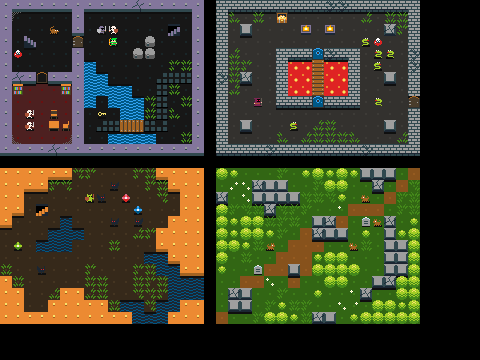

Below is a game level as drawn by its tile map, then a one-line description and the .tmx that defines it (tile-layer data replaced by summaries):
An orthogonal 40x30 tile map with 12x12 px tiles, 3 tile layers (Background, Shadows, Objects), 2 tilesets.

<map version="1.10" tiledversion="1.10.2" orientation="orthogonal" renderorder="right-down" width="40" height="30" tilewidth="12" tileheight="12" infinite="0" nextlayerid="4" nextobjectid="1">
 <tileset firstgid="1" source="8-Bit_Remaster_World.tsx" />
 <tileset firstgid="254" source="8-Bit_Remaster_Character.tsx" />
 <layer id="1" name="Background" width="40" height="30">
  <data>[1200 cells, 881 non-empty, 22 distinct tile ids]</data>
 </layer>
 <layer id="3" name="Shadows" width="40" height="30">
  <data>[1200 cells, 132 non-empty, 2 distinct tile ids]</data>
 </layer>
 <layer id="2" name="Objects" width="40" height="30">
  <data>[1200 cells, 222 non-empty, 46 distinct tile ids]</data>
 </layer>
</map>
